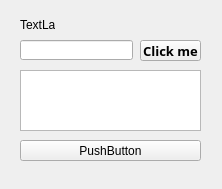
<?xml version="1.0" encoding="UTF-8"?>
<ui version="4.0">
 <class>MainWindow</class>
 <widget class="QMainWindow" name="MainWindow">
  <property name="geometry">
   <rect>
    <x>0</x>
    <y>0</y>
    <width>222</width>
    <height>189</height>
   </rect>
  </property>
  <property name="windowTitle">
   <string>MainWindow</string>
  </property>
  <widget class="QWidget" name="centralwidget">
   <widget class="QPushButton" name="pushButton_submit">
    <property name="geometry">
     <rect>
      <x>140</x>
      <y>40</y>
      <width>61</width>
      <height>21</height>
     </rect>
    </property>
    <property name="font">
     <font>
      <family>Script MT Bold</family>
      <pointsize>10</pointsize>
      <weight>75</weight>
      <bold>true</bold>
     </font>
    </property>
    <property name="text">
     <string>Click me</string>
    </property>
   </widget>
   <widget class="QLineEdit" name="lineEdit">
    <property name="geometry">
     <rect>
      <x>20</x>
      <y>40</y>
      <width>113</width>
      <height>20</height>
     </rect>
    </property>
    <property name="contextMenuPolicy">
     <enum>Qt::ActionsContextMenu</enum>
    </property>
   </widget>
   <widget class="QTextEdit" name="textEdit">
    <property name="geometry">
     <rect>
      <x>20</x>
      <y>70</y>
      <width>181</width>
      <height>61</height>
     </rect>
    </property>
   </widget>
   <widget class="QLabel" name="label">
    <property name="geometry">
     <rect>
      <x>20</x>
      <y>20</y>
      <width>35</width>
      <height>10</height>
     </rect>
    </property>
    <property name="text">
     <string>TextLabel</string>
    </property>
   </widget>
   <widget class="QPushButton" name="pushButton_check">
    <property name="geometry">
     <rect>
      <x>20</x>
      <y>140</y>
      <width>181</width>
      <height>21</height>
     </rect>
    </property>
    <property name="text">
     <string>PushButton</string>
    </property>
   </widget>
  </widget>
 </widget>
 <resources/>
 <connections/>
</ui>
